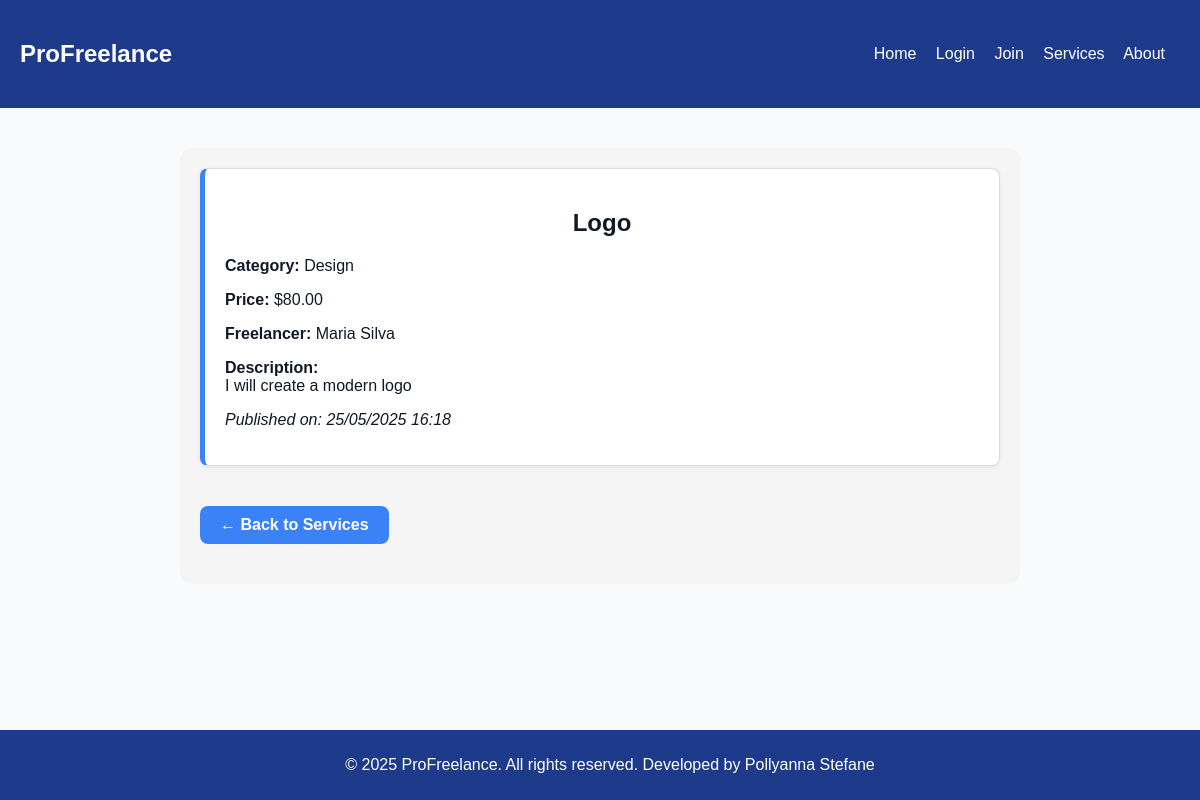
The app's page /service_details.php?id=2 with its own data.
### tables this page shows
CREATE TABLE services (
    id INTEGER PRIMARY KEY AUTOINCREMENT,
    user_id INTEGER NOT NULL,
    title TEXT NOT NULL,
    description TEXT NOT NULL,
    price REAL NOT NULL,
    category TEXT NOT NULL,
    created_at DATETIME DEFAULT CURRENT_TIMESTAMP,
    FOREIGN KEY (user_id) REFERENCES users(id)
);

CREATE TABLE users (
        id INTEGER PRIMARY KEY AUTOINCREMENT,
        name TEXT NOT NULL,
        email TEXT NOT NULL UNIQUE,
        password TEXT NOT NULL,
        type TEXT NOT NULL DEFAULT 'user'
    );

### service_details.php (the view, shortened to what this page needs)
<?php
require_once 'includes/db.php';
include('includes/header.php');
$id = (int) $_GET['id'];
$stmt = $db->prepare("
    SELECT services.*, users.name AS freelancer_name
    FROM services
    JOIN users ON services.user_id = users.id
    WHERE services.id = :id
");
$stmt->bindValue(':id', $id);
$result = $stmt->execute();
$service = $result->fetchArray(SQLITE3_ASSOC);
?>
<main class="services-container">
    <div class="service-card">
        <h2><?= htmlspecialchars($service['title']) ?></h2>
        <p><strong>Category:</strong> <?= htmlspecialchars($service['category']) ?></p>
        <p><strong>Price:</strong> $<?= number_format($service['price'], 2) ?></p>
        <p><strong>Freelancer:</strong> <?= htmlspecialchars($service['freelancer_name']) ?></p>
        <p><strong>Description:</strong><br><?= nl2br(htmlspecialchars($service['description'])) ?></p>
        <p><em>Published on: <?= date('d/m/Y H:i', strtotime($service['created_at'])) ?></em></p>
    </div>
    <a href="services.php" class="back-button">← Back to Services</a>
</main>
<?php include('includes/footer.php'); ?>

### css/style.css (style rules this page uses)
body { font-family: Arial, sans-serif; background-color: #F9FAFB; color: #111827; margin: 0; padding: 0; }
main { padding: 20px; }
.services-container h2 { text-align: center; }
.services-container { max-width: 800px; margin: 40px auto; padding: 20px; background-color: #f5f5f5; border-radius: 12px; }
.service-card { background-color: #fff; border: 1px solid #ddd; border-left: 5px solid #3B82F6; padding: 20px; margin-bottom: 20px; border-radius: 8px; box-shadow: 0 2px 5px rgba(0, 0, 0, 0.06); transition: box-shadow 0.3s; }
.back-button { display: inline-block; margin: 20px 0; padding: 10px 20px; background-color: #3B82F6; color: white; text-decoration: none; border-radius: 8px; font-weight: bold; transition: background-color 0.3s ease; }

### records on screen
services: title "Logo", category "Design", price "80.00", user.name "Maria Silva", description "I will create a modern logo", created_at "25/05/2025 16:18"
